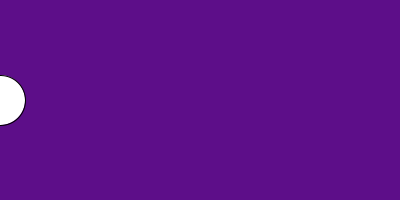
Frame 1 (no input)
Frame 60 (the mouse pressed at the canvas centre just before this capture): identical to frame 1, image omitted
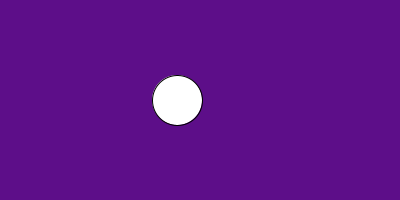
Frame 120 (the mouse held since frame 60 and released just before this capture)

The Processing sketch that drew these frames (run headless with seeded random() and noise(); from frame 60 on, the mouse is pressed at the canvas centre):

// Processing sketch: processing_83401
// ── processing_83401.pde

float xPosition = 0; // Position variable 
float yPosition =100;

void setup() {   //Static things, such as background
  
  size(400,200);
  background(93, 14, 137);
  
}

void draw() {   // Stuff that happens over and over again, moving etc
  {
  
  background(93, 14, 137);   
  ellipse(xPosition,yPosition,50,50);    // x/y/height/width
  if(mousePressed)
  xPosition = xPosition + 3;
  } 
  
}
